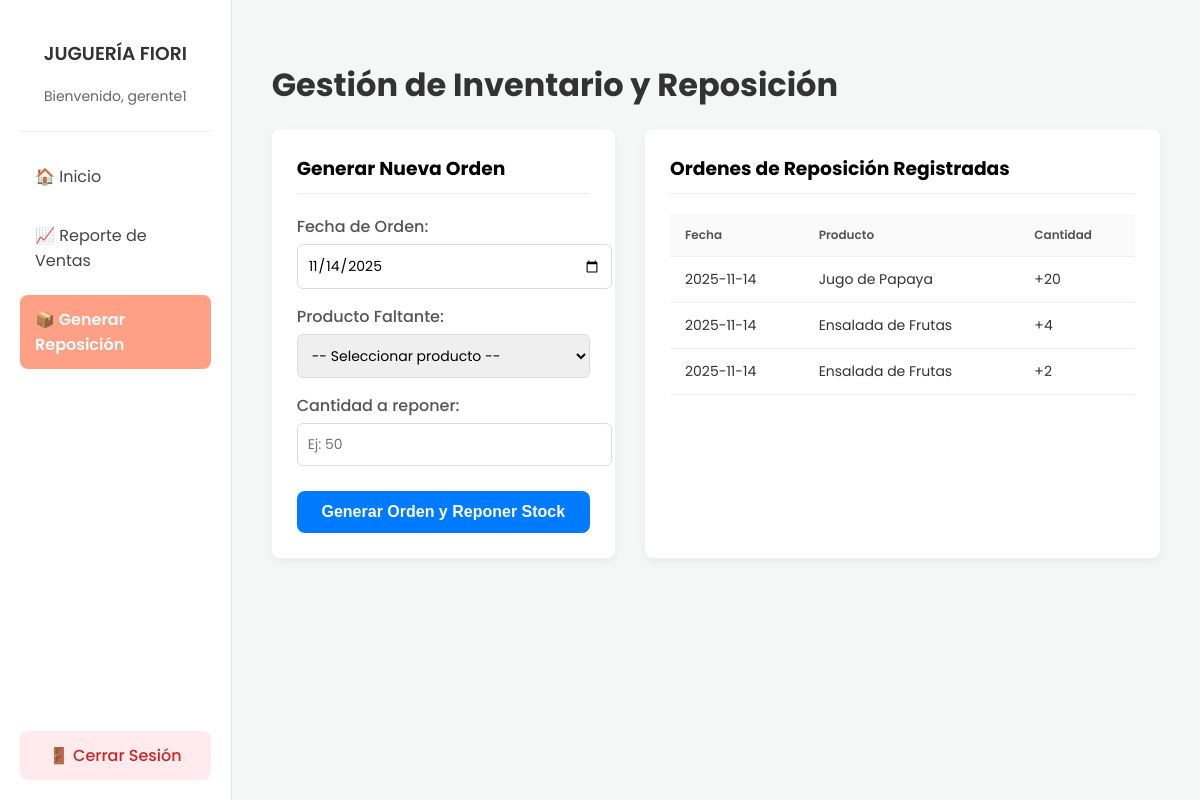
/gerente_reposicion.php (signed in), run on the app's committed database.
### tables this page shows
CREATE TABLE `ordenes_reposicion` (
  `id_orden` int(11) NOT NULL,
  `id_usuario_gerente` int(11) NOT NULL,
  `id_producto` int(11) NOT NULL,
  `cantidad` int(11) NOT NULL,
  `fecha_orden` date NOT NULL
);

CREATE TABLE `productos` (
  `id_producto` int(11) NOT NULL,
  `nombre` varchar(150) NOT NULL,
  `precio` decimal(10,2) NOT NULL,
  `stock` int(11) NOT NULL
);

### gerente_reposicion.php (the view, shortened to what this page needs)
<?php
include 'conexion.php';
$nombre_usuario = $_SESSION['nombre_usuario'];
$sql_ordenes = "SELECT o.fecha_orden, p.nombre AS nombre_producto, o.cantidad
                FROM ordenes_reposicion o
                JOIN productos p ON o.id_producto = p.id_producto
                ORDER BY o.fecha_orden DESC";
$lista_ordenes = $conexion->query($sql_ordenes);
?>
<!DOCTYPE html>
<html lang="es">
<head>
</head>
<body>
    <div class="container">
        <nav class="sidebar">
            <div class="sidebar-header">
                <h3>JUGUERÍA FIORI</h3>
                <p>Bienvenido, <?php echo htmlspecialchars($nombre_usuario); ?></p>
            </div>
            <div class="sidebar-nav">
                <a href="gerente_inicio.php">🏠 Inicio</a>
                <a href="gerente_reportes.php">📈 Reporte de Ventas</a>
                <a href="gerente_reposicion.php" class="active">📦 Generar Reposición</a>
            </div>
            <div class="sidebar-footer">
                <a href="logout.php">🚪 Cerrar Sesión</a>
            </div>
        </nav>
        <main class="main-content">
            <h1>Gestión de Inventario y Reposición</h1>
            <div class="reposicion-container">
                <div class="form-container">
                    <h3>Generar Nueva Orden</h3>
                    <form action="gerente_reposicion.php" method="POST">
                        <div class="form-group">
                            <label for="fecha_orden">Fecha de Orden:</label>
                            <input type="date" id="fecha_orden" name="fecha_orden" class="form-control" value="<?php echo date('Y-m-d'); ?>" required>
                        </div>
                        <div class="form-group">
                            <label for="id_producto">Producto Faltante:</label>
                            <select id="id_producto" name="id_producto" class="form-control" required>
                                <option value="">-- Seleccionar producto --</option>
                            </select>
                        </div>
                        <div class="form-group">
                            <label for="cantidad">Cantidad a reponer:</label>
                            <input type="number" id="cantidad" name="cantidad" class="form-control" min="1" placeholder="Ej: 50" required>
                        </div>
                        <button type="submit" name="generar_orden" class="btn-submit">Generar Orden y Reponer Stock</button>
                    </form>
                </div>
                <div class="table-container">
                    <h3>Ordenes de Reposición Registradas</h3>
                    <table class="ordenes-table">
                        <thead>
                            <tr>
                                <th>Fecha</th>
                                <th>Producto</th>
                                <th>Cantidad</th>
                            </tr>
                        </thead>
                        <tbody>
                            <?php if ($lista_ordenes->num_rows > 0): ?>
                                <?php while($orden = $lista_ordenes->fetch_assoc()): ?>
                                    <tr>
                                        <td><?php echo $orden['fecha_orden']; ?></td>
                                        <td><?php echo htmlspecialchars($orden['nombre_producto']); ?></td>
                                        <td>+<?php echo $orden['cantidad']; ?></td>
                                    </tr>
                                <?php endwhile; ?>
                            <?php else: ?>
                                <tr>
                                    <td colspan="3" style="text-align:center;">No se han generado órdenes de reposición.</td>
                                </tr>
                            <?php endif; ?>
                        </tbody>
                    </table>
                </div>
            </div>
        </main>
    </div>
</body>
</html>

### gerente_reposicion.php (style rules this page uses)
body { font-family: 'Poppins', sans-serif; margin: 0; background: #f4f7f6; }
.container { display: flex; height: 100vh; }
.sidebar { width: 250px; background: #ffffff; border-right: 1px solid #e0e0e0; display: flex; flex-direction: column; padding: 20px; }
.sidebar-header { text-align: center; margin-bottom: 20px; padding-bottom: 10px; border-bottom: 1px solid #eee; }
.sidebar-header h3 { color: #333; font-weight: 600; }
.sidebar-header p { color: #666; font-size: 14px; }
.sidebar-nav { flex-grow: 1; }
.sidebar-nav a { display: block; padding: 12px 15px; text-decoration: none; color: #444; border-radius: 8px; margin-bottom: 10px; font-weight: 400; transition: background 0.3s, color 0.3s; }
.sidebar-nav a.active { background: #fda085; color: white; font-weight: 600; }
.sidebar-footer a { display: block; padding: 12px 15px; text-decoration: none; background: #ffebee; color: #c62828; border-radius: 8px; text-align: center; font-weight: 500; transition: background 0.3s; }
.main-content { flex-grow: 1; padding: 40px; overflow-y: auto; }
.main-content h1 { color: #333; font-size: 32px; margin-bottom: 20px; }
.reposicion-container { display: grid; grid-template-columns: 1fr 1.5fr; gap: 30px; }
.form-container, .table-container { background: #fff; padding: 25px; border-radius: 8px; box-shadow: 0 4px 10px rgba(0, 0, 0, 0.05); }
.form-container h3, .table-container h3 { margin-top: 0; border-bottom: 1px solid #eee; padding-bottom: 10px; margin-bottom: 20px; }
.form-group { margin-bottom: 15px; }
.form-group label { display: block; font-weight: 500; color: #555; margin-bottom: 5px; }
.form-control { width: 100%; padding: 10px; border: 1px solid #ddd; border-radius: 6px; font-family: 'Poppins', sans-serif; font-size: 14px; }
.btn-submit { width: 100%; background: #007bff; color: white; padding: 12px; border: none; border-radius: 8px; cursor: pointer; font-size: 16px; font-weight: 600; margin-top: 10px; }
.ordenes-table { width: 100%; border-collapse: collapse; }
.ordenes-table th, .ordenes-table td { padding: 12px 15px; text-align: left; border-bottom: 1px solid #f0f0f0; }
.ordenes-table th { background: #fafafa; font-weight: 600; color: #555; font-size: 12px; }
.ordenes-table td { color: #333; font-size: 14px; }

### data on the page
ordenes_reposicion: fecha_orden "2025-11-14", id_producto.nombre "Jugo de Papaya", cantidad "20"
ordenes_reposicion: fecha_orden "2025-11-14", id_producto.nombre "Ensalada de Frutas", cantidad "4"
ordenes_reposicion: fecha_orden "2025-11-14", id_producto.nombre "Ensalada de Frutas", cantidad "2"

### other printed values
$nombre_usuario "gerente1"
